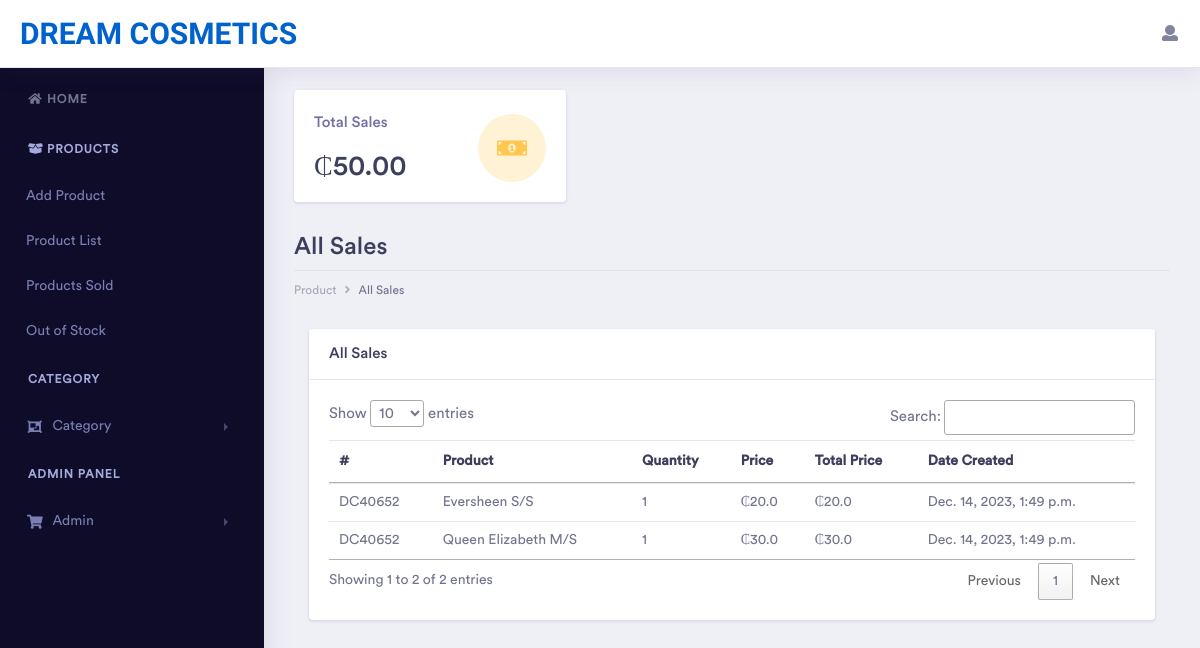
/all_sales (signed in), run on the app's committed database.
### pos_app/models.py (models this page shows, shortened)
class StoreInfo(models.Model):
    name = models.CharField(max_length=200, null=False, blank=False)
    domain = models.CharField(max_length=200, null=False, blank=False)
    has_cashier = models.BooleanField(default=False, null=True, blank=True)
    address = models.CharField(max_length=250, null=True, blank=True)
    shop_contact = models.PositiveBigIntegerField(null=True, blank=False)
    shop_email = models.EmailField(null=True, blank=True)
    shop_receipt_generation_prefix = models.CharField(max_length=100, null=True, blank=True)
    code = models.PositiveIntegerField(null=False, blank=False)

class SoldItem(models.Model):
    sale = models.ForeignKey(SoldOrder, on_delete=models.CASCADE, default=get_sold, null=True)
    product = models.ForeignKey(Product, on_delete=models.CASCADE)
    domain = models.CharField(max_length=250, null=False, blank=False)
    quantity = models.PositiveIntegerField(null=False, blank=False)
    price = models.FloatField(null=False, blank=False)
    total_price = models.FloatField(null=True, blank=True)
    sale_reference = models.CharField(max_length=200)
    date_created = models.DateTimeField(auto_now_add=True)
    closed_date = models.DateField()

class Product(models.Model):
    user = models.ForeignKey(CustomUser, on_delete=models.CASCADE)
    category = models.ForeignKey(Category, on_delete=models.CASCADE)
    domain = models.CharField(max_length=250, null=False, blank=False)
    name = models.CharField(max_length=250, null=False, blank=False)
    price = models.FloatField(null=False, blank=False)
    cost_price = models.FloatField(null=False, blank=True, default=0.0)
    quantity_available = models.PositiveIntegerField(null=False, blank=False)
    choices = (
        ("S/S", "S/S"),
        ("Q/S", "Q/S"),
        ("M/S", "M/S"),
        ("A/S", "A/S"),
        ("B/S", "B/S"),
        ("E/L", "E/L")
    )
    size = models.CharField(max_length=200, choices=choices)
    date_added = models.DateTimeField(auto_now_add=True)
    def __str__(self):
        return f"{self.name} {self.size}"

### pos_app/views.py (the view)
# urls.py: path('all_sales', views.all_sales, name='all_sales'),
@login_required(login_url='login')
def all_sales(request):
    user = models.CustomUser.objects.get(id=request.user.id)
    shop = models.StoreInfo.objects.get(domain=user.domain)
    shop_name = shop.name
    all_sales_items = models.SoldItem.objects.filter(domain=shop.domain).order_by('date_created').reverse()
    total = 0
    for sale in all_sales_items:
        print(sale.total_price)
        total += sale.total_price
    context = {'sales': all_sales_items, 'total': '{:,.2f}'.format(total), 'shop_name': shop_name}
    return render(request, "layouts/all_sales.html", context=context)

### pos_app/templates/layouts/all_sales.html
{% extends 'base.html' %}
{% block content %}
        <div class="dashboard-main-wrapper">
            {% include 'inc/header.html' %}
            {% include 'inc/sidenav.html' %}
            <div class="dashboard-wrapper">
                <div class="dashboard-ecommerce">
                    <div class="container-fluid dashboard-content ">
                          <div class="row">
                            <div class="col-xl-4 col-lg-4 col-md-6 col-sm-12 col-12">
                                <div class="card">
                                    <div class="card-body">
                                        <div class="d-inline-block">
                                            <h5 class="text-muted">Total Sales</h5>
                                            <h2 class="mb-0">₵{{ total }}</h2>
                                        </div>
                                        <div class="float-right icon-circle-medium  icon-box-lg  bg-brand-light mt-1">
                                            <i class="fa fa-money-bill-alt fa-fw fa-sm text-brand"></i>
                                        </div>
                                    </div>
                                </div>
                            </div>
                        </div>
                        <div class="row">
                            <div class="col-xl-12 col-lg-12 col-md-12 col-sm-12 col-12">
                                <div class="page-header">
                                    <h2 class="pageheader-title">All Sales</h2>
                                    <div class="page-breadcrumb">
                                        <nav aria-label="breadcrumb">
                                            <ol class="breadcrumb">
                                                <li class="breadcrumb-item"><a href="#" class="breadcrumb-link">Product</a></li>
                                                <li class="breadcrumb-item active" aria-current="page">All Sales</li>
                                            </ol>
                                        </nav>
                                    </div>
                                </div>
                            </div>
                        </div>
                        <div class="col-xl-12 col-lg-12 col-md-12 col-sm-12 col-12">
                            <div class="card">
                                <h5 class="card-header">All Sales</h5>
                                <div class="card-body">
                                    <div class="table-responsive">
                                        <table class="table" id="myTable">
                                            <thead>
                                                <tr>
                                                     <th>#</th>
                                                    <th>Product</th>
                                                    <th>Quantity</th>
                                                    <th>Price</th>
                                                    <th>Total Price</th>
                                                    <th>Date Created</th>
                                                </tr>
                                            </thead>
                                            <tbody>
                                                {% if sales %}
                                                    {% for sale in sales %}
                                                        <tr>
                                                            <td>{{ sale.sale_reference }}</td>
                                                            <td>{{ sale.product }}</td>
                                                            <td>{{ sale.quantity }}</td>
                                                            <td>₵{{ sale.price }}</td>
                                                            <td>₵{{ sale.total_price }}</td>
                                                            <td>{{ sale.date_created }}</td>
                                                        </tr>
                                                    {% endfor %}
                                                {% else %}
                                                    <p>No sales available yet</p>
                                                {% endif %}
                                            </tbody>
                                        </table>
                                    </div>
                                </div>
                            </div>
                        </div>
                    </div>
                </div>
            </div>
        </div>
{% endblock %}

### pos_app/templates/inc/header.html (shortened to what this page needs)
{% load static %}
<div class="dashboard-header">
            <nav class="navbar navbar-expand-lg bg-white fixed-top">
                <a style="font-family: 'Diphylleia', serif;" class="navbar-brand text-primary" href="{% url 'home' %}">{{ shop_name }}</a>
                <div class="collapse navbar-collapse " id="navbarSupportedContent">
                    <ul class="navbar-nav ml-auto navbar-right-top">
                        <li class="nav-item dropdown nav-user">
                            <a class="nav-link nav-user-img" href="#" id="navbarDropdownMenuLink2" data-toggle="dropdown" aria-haspopup="true" aria-expanded="false"><i class="fa fa-fw fa-user"></i></a>
                        </li>
                    </ul>
                </div>
            </nav>
        </div>

### data on the page
StoreInfo: name "DREAM COSMETICS"
SoldItem: sale_reference "DC40652", product "Eversheen S/S", quantity "1", price "20.0", total_price "20.0", date_created "Dec. 14, 2023, 1:49 p.m."
SoldItem: sale_reference "DC40652", product "Queen Elizabeth M/S", quantity "1", price "30.0", total_price "30.0", date_created "Dec. 14, 2023, 1:49 p.m."

### other printed values
{{ total }} "50.00"
